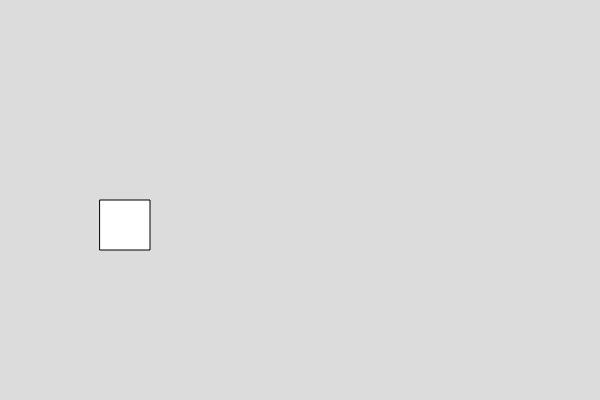
Frame 1 (no input)
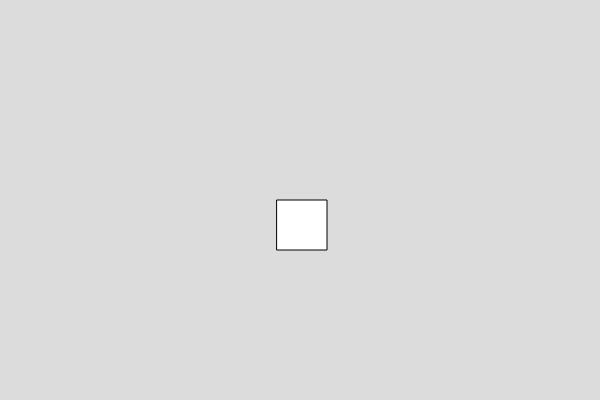
Frame 60 (no input)
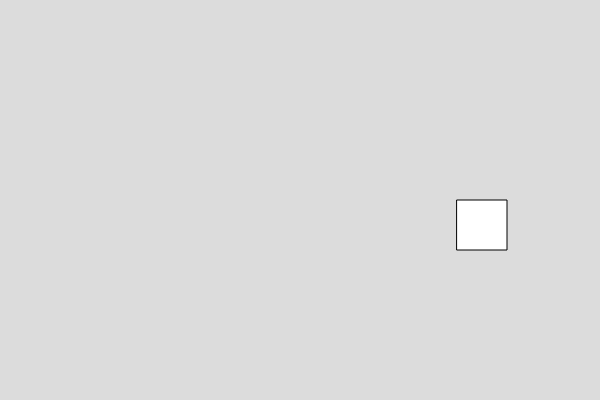
Frame 120 (the mouse pressed at the canvas centre since frame 60)

The p5.js sketch that drew these frames (run headless with seeded random() and noise() and a simulated clock; from frame 60 on, the mouse is pressed at the canvas centre):

// p5.js sketch
// ── sketch.js

var box1;

function setup() {
  createCanvas(600, 400);
  box1 = new Box();
}

function draw() {
  background(220);
  box1.show();
  box1.setSpeed(3);
}


// ── box.js
class Box
  {
    constructor()
    {
      this.x =100;
      this.y = 200
      this.w = 50;
      this.h = 50;
    }
    
    show()
    {
      rect(this.x,this.y,this.w,this.h)
    }
    
   setSpeed(u){
     this.x = this.x + u;
   }

  }

  
